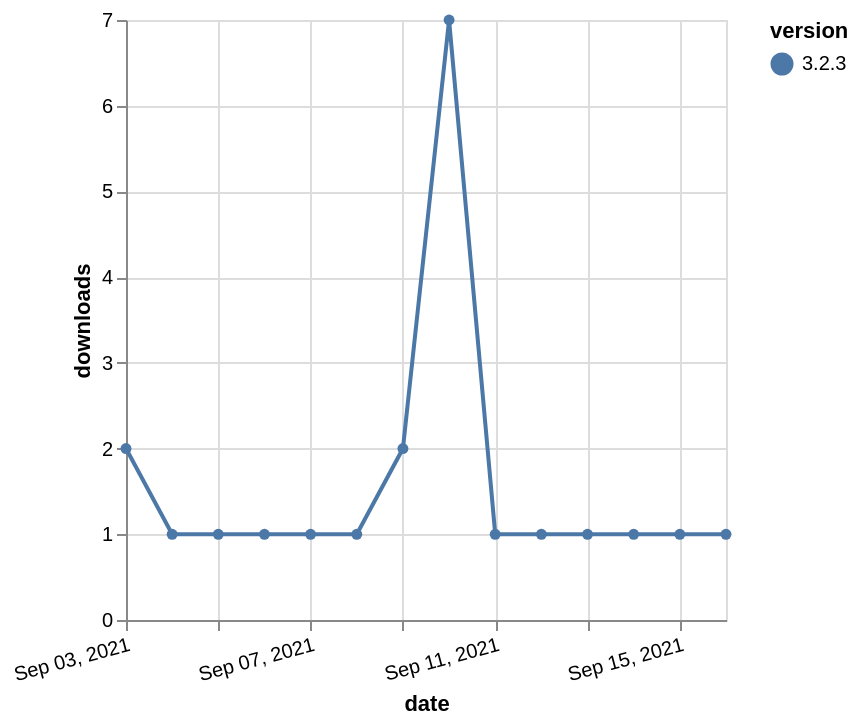

Express this chart as Vega-Lite.
### Vega-Lite specification from a JSON file in a GitHub repository (floating-point values rounded to 4 significant figures)
{"$schema": "https://vega.github.io/schema/vega-lite/v5.json", "description": "A simple bar chart with embedded data.", "data": {"values": [{"date": "2021-09-03", "total": 507, "delta": 2, "version": "3.2.3"}, {"date": "2021-09-04", "total": 508, "delta": 1, "version": "3.2.3"}, {"date": "2021-09-05", "total": 509, "delta": 1, "version": "3.2.3"}, {"date": "2021-09-06", "total": 510, "delta": 1, "version": "3.2.3"}, {"date": "2021-09-07", "total": 511, "delta": 1, "version": "3.2.3"}, {"date": "2021-09-08", "total": 512, "delta": 1, "version": "3.2.3"}, {"date": "2021-09-09", "total": 514, "delta": 2, "version": "3.2.3"}, {"date": "2021-09-10", "total": 521, "delta": 7, "version": "3.2.3"}, {"date": "2021-09-11", "total": 522, "delta": 1, "version": "3.2.3"}, {"date": "2021-09-12", "total": 523, "delta": 1, "version": "3.2.3"}, {"date": "2021-09-13", "total": 524, "delta": 1, "version": "3.2.3"}, {"date": "2021-09-14", "total": 525, "delta": 1, "version": "3.2.3"}, {"date": "2021-09-15", "total": 526, "delta": 1, "version": "3.2.3"}, {"date": "2021-09-16", "total": 527, "delta": 1, "version": "3.2.3"}]}, "width": "container", "mark": {"type": "line", "point": {"filled": true}}, "encoding": {"x": {"field": "date", "type": "temporal", "timeUnit": "yearmonthdate", "title": "date", "axis": {"labelAngle": -15}}, "y": {"field": "delta", "type": "quantitative", "title": "downloads"}, "color": {"field": "version", "type": "nominal"}, "tooltip": {"field": "delta"}}}
